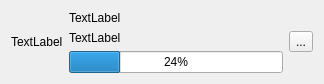
<?xml version="1.0" encoding="UTF-8"?>
<ui version="4.0">
 <class>Form</class>
 <widget class="QWidget" name="Form">
  <property name="geometry">
   <rect>
    <x>0</x>
    <y>0</y>
    <width>324</width>
    <height>76</height>
   </rect>
  </property>
  <property name="windowTitle">
   <string>Form</string>
  </property>
  <layout class="QHBoxLayout" name="horizontalLayout">
   <item>
    <widget class="QLabel" name="label_fileicon">
     <property name="text">
      <string>TextLabel</string>
     </property>
    </widget>
   </item>
   <item>
    <layout class="QVBoxLayout" name="verticalLayout">
     <item>
      <widget class="QLabel" name="label_filename">
       <property name="text">
        <string>TextLabel</string>
       </property>
      </widget>
     </item>
     <item>
      <widget class="QLabel" name="label_state">
       <property name="text">
        <string>TextLabel</string>
       </property>
      </widget>
     </item>
     <item>
      <widget class="QProgressBar" name="progressBar">
       <property name="value">
        <number>24</number>
       </property>
      </widget>
     </item>
    </layout>
   </item>
   <item>
    <widget class="QToolButton" name="btn">
     <property name="text">
      <string>...</string>
     </property>
    </widget>
   </item>
  </layout>
 </widget>
 <resources/>
 <connections/>
</ui>
